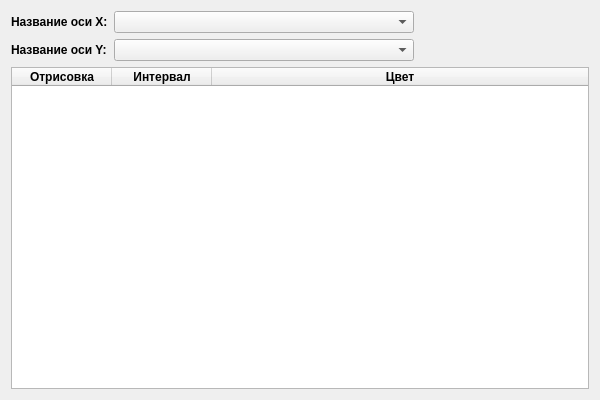
<?xml version="1.0" encoding="UTF-8"?>
<ui version="4.0">
 <class>HeatmapSettingsWidget</class>
 <widget class="QWidget" name="HeatmapSettingsWidget">
  <property name="geometry">
   <rect>
    <x>0</x>
    <y>0</y>
    <width>600</width>
    <height>400</height>
   </rect>
  </property>
  <layout class="QVBoxLayout" name="verticalLayout">
   <item>
    <layout class="QFormLayout" name="formLayout">
     <item row="0" column="0">
      <widget class="QLabel" name="label_xAxis">
       <property name="font">
        <font>
         <bold>true</bold>
        </font>
       </property>
       <property name="text">
        <string>Название оси X:</string>
       </property>
      </widget>
     </item>
     <item row="0" column="1">
      <widget class="QComboBox" name="comboBox_xAxisLabel">
       <property name="maximumSize">
        <size>
         <width>300</width>
         <height>16777215</height>
        </size>
       </property>
       <property name="editable">
        <bool>false</bool>
       </property>
      </widget>
     </item>
     <item row="1" column="0">
      <widget class="QLabel" name="label_yAxis">
       <property name="font">
        <font>
         <bold>true</bold>
        </font>
       </property>
       <property name="text">
        <string>Название оси Y:</string>
       </property>
      </widget>
     </item>
     <item row="1" column="1">
      <widget class="QComboBox" name="comboBox_yAxisLabel">
       <property name="maximumSize">
        <size>
         <width>300</width>
         <height>16777215</height>
        </size>
       </property>
       <property name="editable">
        <bool>false</bool>
       </property>
      </widget>
     </item>
    </layout>
   </item>
   <item>
    <widget class="QTableWidget" name="settingsTable">
     <property name="columnCount">
      <number>3</number>
     </property>
     <attribute name="horizontalHeaderStretchLastSection">
      <bool>true</bool>
     </attribute>
     <attribute name="verticalHeaderVisible">
      <bool>true</bool>
     </attribute>
     <column>
      <property name="text">
       <string>Отрисовка</string>
      </property>
      <property name="font">
       <font>
        <bold>true</bold>
       </font>
      </property>
     </column>
     <column>
      <property name="text">
       <string>Интервал</string>
      </property>
      <property name="font">
       <font>
        <bold>true</bold>
       </font>
      </property>
     </column>
     <column>
      <property name="text">
       <string>Цвет</string>
      </property>
      <property name="font">
       <font>
        <bold>true</bold>
       </font>
      </property>
     </column>
    </widget>
   </item>
  </layout>
 </widget>
 <resources/>
 <connections/>
</ui>
